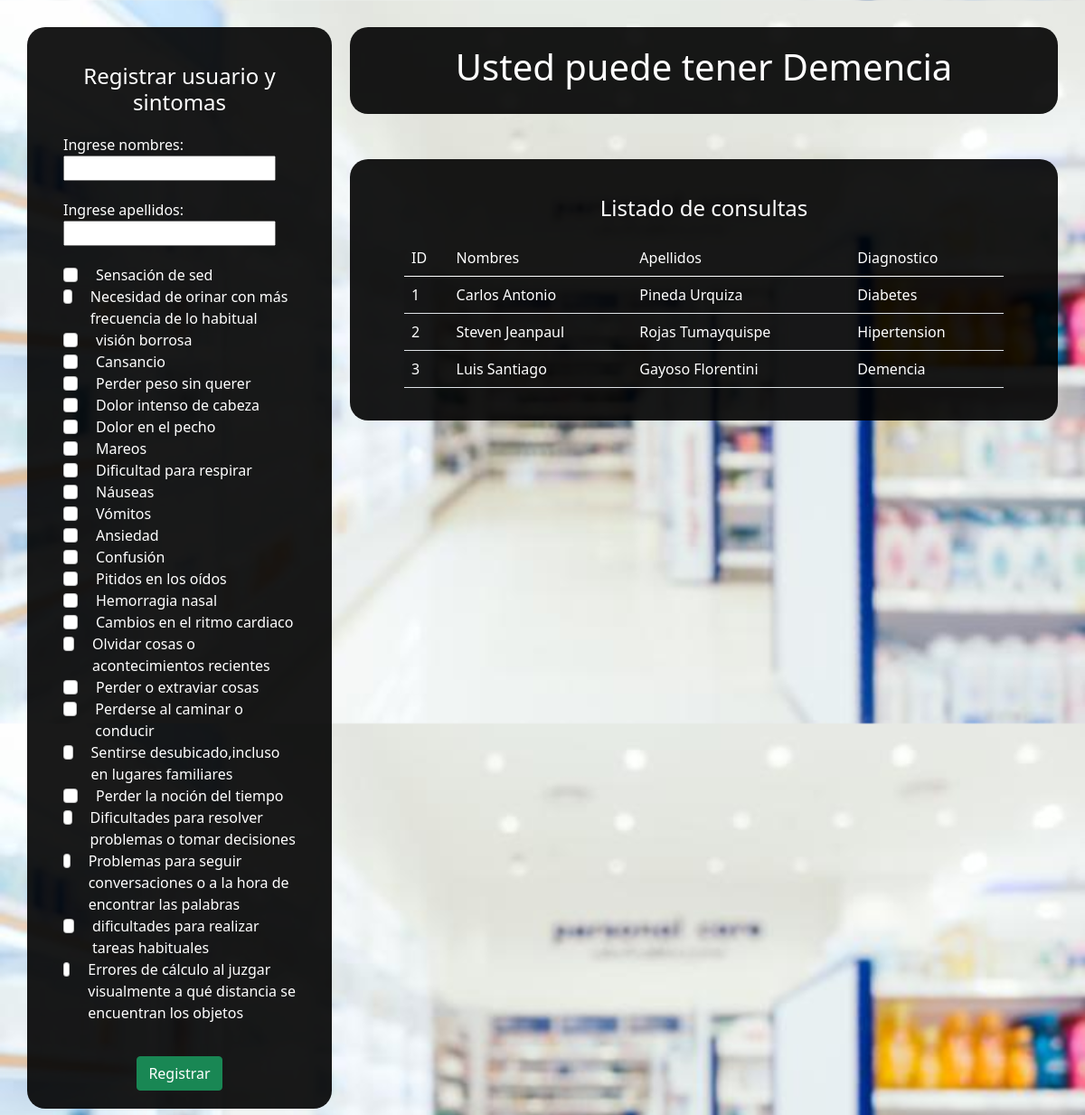
The page / on the database its author committed.
### tables this page shows
CREATE TABLE `sintomas` (
  `id` int(11) NOT NULL,
  `sintoma` varchar(200) NOT NULL
);

CREATE TABLE `diagnosticos` (
  `id` int(11) NOT NULL,
  `nombres` varchar(50) NOT NULL,
  `apellidos` varchar(50) NOT NULL,
  `diagnostico` varchar(100) NOT NULL DEFAULT 'Sin diagnostico'
);

### obtener_lista_sintomas.php (called while the page is built)
<?php require_once "bd.php";
$query = mysqli_query($con, "select * from sintomas");
$resultados = mysqli_fetch_all($query);
return $resultados;

### buscar_consultas.php (called while the page is built)
<?php require_once "bd.php";
$query = mysqli_query($con, "select * from diagnosticos");
return mysqli_fetch_all($query);

### index.php (the view, shortened to what this page needs)
<!DOCTYPE html>
<html lang="es">
<head>
    <link href="style.css" rel="stylesheet" type="text/css">
    <link href="https://cdn.jsdelivr.net/npm/bootstrap@5.0.2/dist/css/bootstrap.min.css" rel="stylesheet"
>
</head>
<body>
    <?php
    $resultado = require_once("obtener_lista_sintomas.php");
    $consultas = require_once("buscar_consultas.php");
    ?>
    <div class="container" style="width: 30%; padding: 20px 40px">
        <h4 style="text-align: center; margin: 20px 0;">Registrar usuario y sintomas</h4>
        <form action="agregar_consultas.php" method="post" class="formPrincipal">
            <label style="display: block">Ingrese nombres:
                <input type="text" name="nombres" required>
            </label>
            <label style="display: block">Ingrese apellidos:
                <input type="text" name="apellidos" required>
            </label>
            <ul>
                <?php
                for ($i = 0; $i < count($resultado); $i++) {
                    $j = $i + 1;
                    echo "<li><input type='checkbox' class='form-check-input' value='1' name='$j'> {$resultado[$i][1]}</input></li>";
                }
                ?>
            </ul>
            <button type="submit" class="btn btn-success">Registrar</button>
        </form>
    </div>
    <div class="result-container">
        <div class="container container-enfermedad">
            <?php
            echo "<h1>Usted puede tener {$consultas[count($consultas)-1][3]}</h1>";
            ?>
        </div>
        <div class="container table-container">
            <h4 style="text-align: center; margin: 20px 0;">Listado de consultas</h4>
            <table class="table table-striped ">
                <thead>
                    <tr>
                        <td scope="col" style='color: white !important;'>ID</td>
                        <td scope="col" style='color: white !important;'>Nombres</td>
                        <td scope="col" style='color: white !important;'>Apellidos</td>
                        <td scope="col" style='color: white !important;'>Diagnostico</td>
                    </tr>
                </thead>
                <tbody>
                    <?php
                    for ($i = 0; $i < count($consultas); $i++) {
                        echo "<tr>";
                        for ($j = 0; $j < 4; $j++) {
                            echo "<td style='color: white !important;'>{$consultas[$i][$j]}</td>";
                        }
                        echo "</tr>";
                    }
                    ?>
                </tbody>
            </table>
        </div>
    </div>
</body>
</html>

### style.css (style rules this page uses)
* { margin: 0; padding: 0; box-sizing: border-box; }
body { padding: 30px; display: flex; column-gap: 20px; background: url(img/FONDOSI.jpg); background-size: contain; animation-timing-function: linear; }
ul { padding-left: 0 !important; }
li { list-style: none; display: flex; gap: 20px; }
table { border-collapse: collapse; }
td { border: 1px solid black; }
.formPrincipal { display: flex; flex-direction: column; align-items: center; gap: 20px; }
.container { color: white !important; background-color: rgba(0, 0, 0, 0.9); border-radius: 20px; padding: 20px; }
.result-container .container-enfermedad { text-align: center; }
.result-container .table-container { padding: 20px 60px; }
.result-container { display: flex; flex-direction: column; gap: 50px; width: 70%; }

### rows shown on the page
sintomas: sintoma "Sensación de sed"
sintomas: sintoma "Necesidad de orinar con más frecuencia de lo habitual"
sintomas: sintoma "visión borrosa"
sintomas: sintoma "Cansancio"
sintomas: sintoma "Perder peso sin querer"
sintomas: sintoma "Dolor intenso de cabeza"
sintomas: sintoma "Dolor en el pecho"
sintomas: sintoma "Mareos"
sintomas: sintoma "Dificultad para respirar"
sintomas: sintoma "Náuseas"
sintomas: sintoma "Vómitos"
sintomas: sintoma "Ansiedad"
sintomas: sintoma "Confusión"
sintomas: sintoma "Pitidos en los oídos"
sintomas: sintoma "Hemorragia nasal"
sintomas: sintoma "Cambios en el ritmo cardiaco"
sintomas: sintoma "Olvidar cosas o acontecimientos recientes"
sintomas: sintoma "Perder o extraviar cosas"
sintomas: sintoma "Perderse al caminar o conducir"
sintomas: sintoma "Sentirse desubicado,incluso en lugares familiares"
sintomas: sintoma "Perder la noción del tiempo"
sintomas: sintoma "Dificultades para resolver problemas o tomar decisiones"
sintomas: sintoma "Problemas para seguir conversaciones o a la hora de encontrar las palabras"
sintomas: sintoma "dificultades para realizar tareas habituales"
sintomas: sintoma "Errores de cálculo al juzgar visualmente a qué distancia se encuentran los objetos"
diagnosticos: diagnostico "Demencia", id "3", nombres "Luis Santiago", apellidos "Gayoso Florentini"
diagnosticos: id "1", nombres "Carlos Antonio", apellidos "Pineda Urquiza", diagnostico "Diabetes"
diagnosticos: id "2", nombres "Steven Jeanpaul", apellidos "Rojas Tumayquispe", diagnostico "Hipertension"
